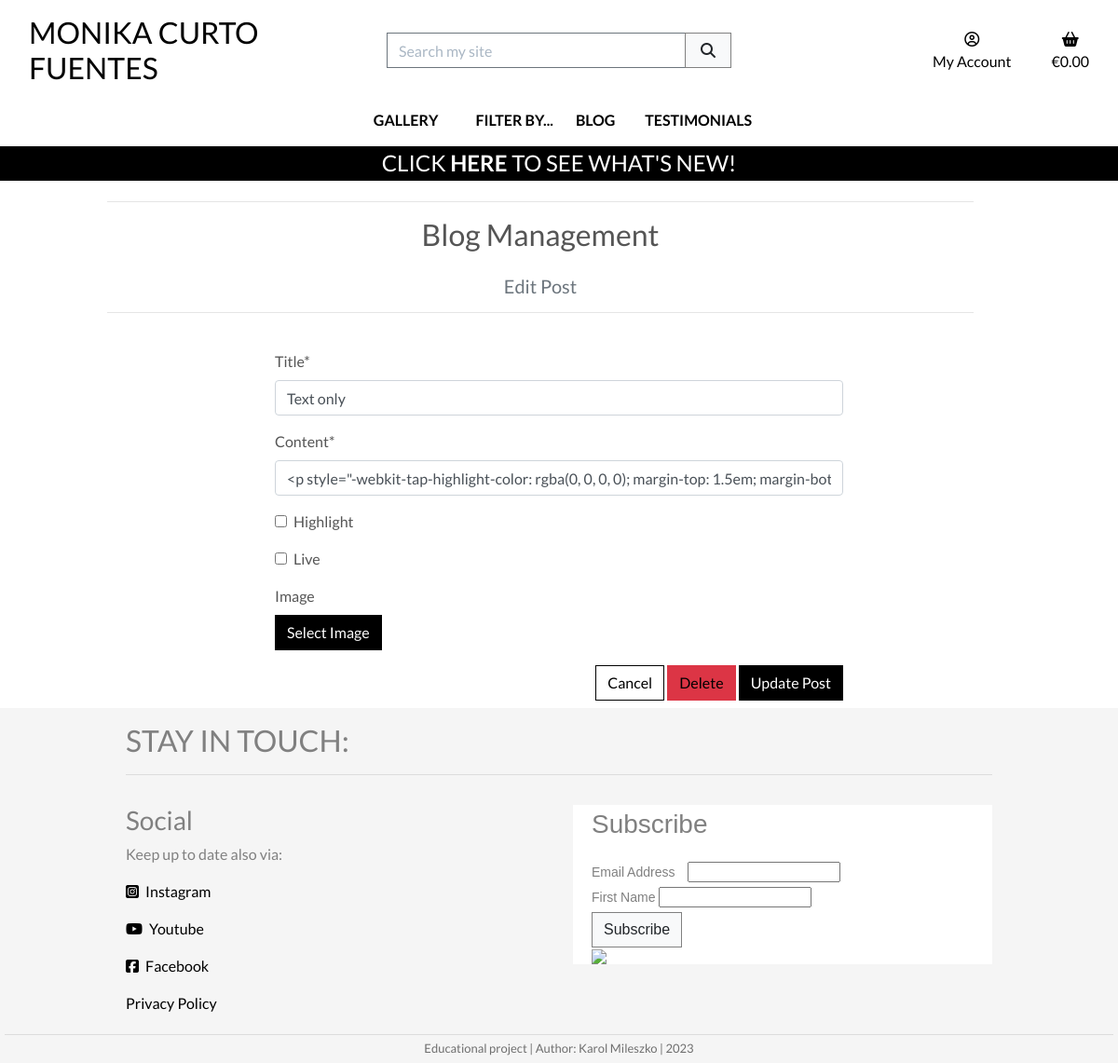
The page /blog/post_edit/text-only/ on the database as committed earlier.
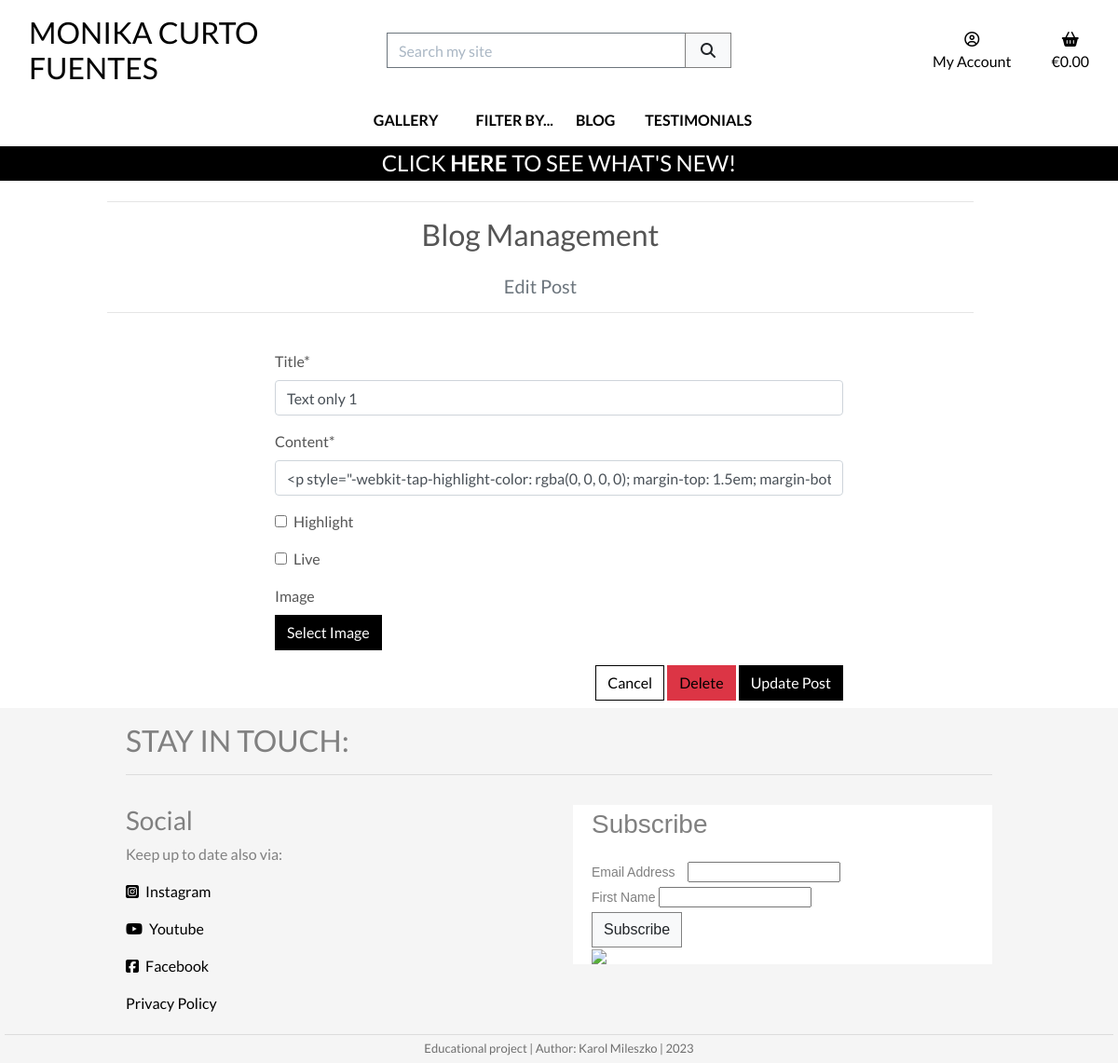
The same page on the database as committed later.
### blog/models.py (models this page shows, shortened)
class Post(models.Model):
    title = models.CharField(
        max_length=150,
        unique=True)
    slug = models.SlugField(
        max_length=150,
        unique=True)
    author = models.ForeignKey(
        User,
        on_delete=models.SET_NULL,
        related_name="blog_posts",
        null=True,
        blank=True)
    content = models.TextField()
    featured_image = models.ImageField(
        null=True,
        blank=True)
    highlight = models.BooleanField(
        default=False)
    live = models.BooleanField(
        default=True)
    created_on = models.DateTimeField(
        auto_now_add=True)
    updated_on = models.DateTimeField(
        auto_now=True)
    class Meta:
        ordering = ['-created_on']

### blog/views.py (the view, shortened to what this page needs)
class EditPost(AccessMixin, generic.UpdateView):
    model = Post
    template_name = "blog/post_edit.html"
    form_class = PostForm
    queryset = Post.objects.all()

### blog/forms.py
class PostForm(forms.ModelForm):
    class Meta:
        model = Post
        fields = (
            'title',
            'content',
            'highlight',
            'live',
            'featured_image')
        widgets = {
            'content': SummernoteWidget()
        }
    featured_image = forms.ImageField(
        label='Image',
        required=False,
        widget=CustomClearableFileInput)

### blog/templates/blog/post_edit.html (shortened to what this page needs)
{% extends "base.html" %}
{% load static %}
{% block page_header %}
    {% include "includes/page_header.html" with title="Blog Management" subtitle="Edit Post" %}
{% endblock %}
{% block content %}
    <div class="overlay"></div>
    <div class="container">
        <div class="row">
            <div class="col-12 col-md-8 offset-md-2">
                <form method="POST" action="{% url 'post_edit' post.slug %}" class="form mb-2" enctype="multipart/form-data">
                    {% for field in form %}
                        {% if field.name != 'image' %}
                            {{ field | as_crispy_field }}
                        {% else %}
                            {{ field }}
                        {% endif %}
                    {% endfor %}
                    <div class="text-right">
                        <a class="btn btn-outline-black rounded-0" href="{% url 'post_detail' post.slug %}">Cancel</a>
                        <a href="{% url 'post_delete' post.slug %}" class="btn btn-danger  float-start rounded-0">Delete</a>
                        <button class="btn btn-black rounded-0" type="submit">Update Post</button>
                    </div>
                </form>
            </div>
        </div>
    </div>
{% endblock %}

Rows that differ between the two databases and show on the page:
changed Post "Image": title "Text only" → "Text only 1"
